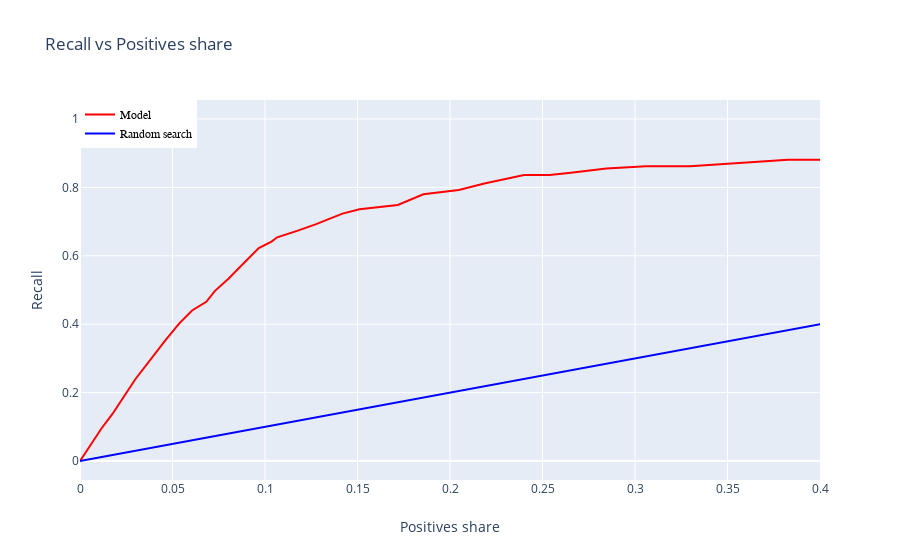

The notebook cell this image was saved under:
### Code cell
plot_recall_vs_positives(rf_clf_pr_train)
